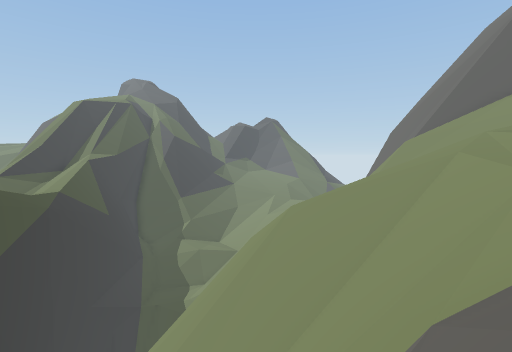
[1] (above)

14 first-person views from a walk through a scene from a Unity 3-D project. The camera is 1.4 m above the floor, tilts 4° down and sees 85° across. The floor is counted in squares, 1 m on a side. Each view is taken from the middle of a square. On the plan, view 1 faces up. The plan holds only what a view shows up to about 14 squares ahead; the rest is blank. The place goes on beyond the plan. Some animated figures are left out.

[2]
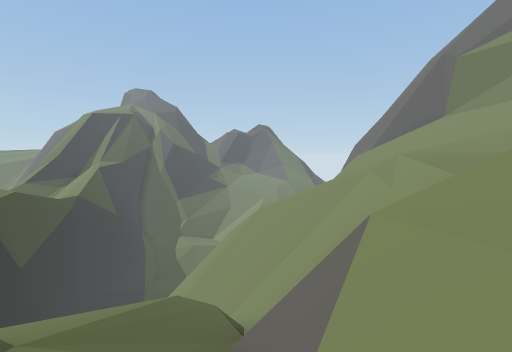

[3]
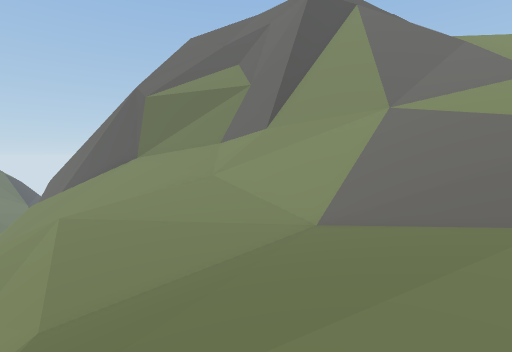

[4]
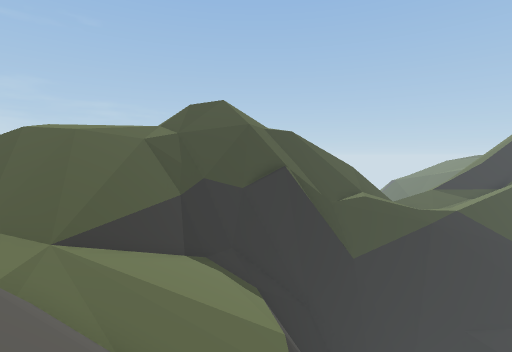

[5]
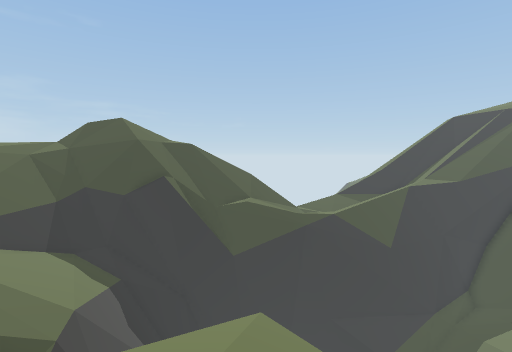

[6]
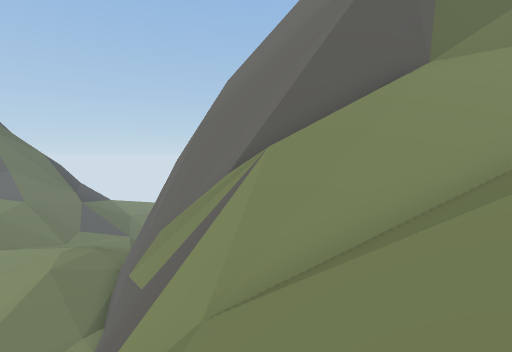

[7]
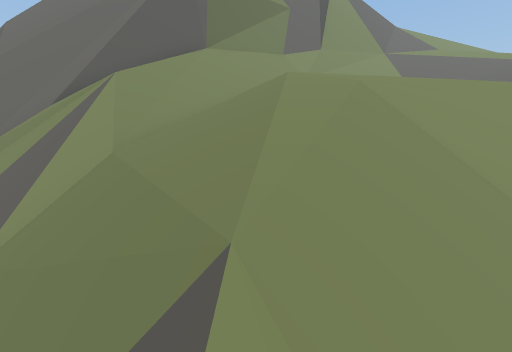

[8]
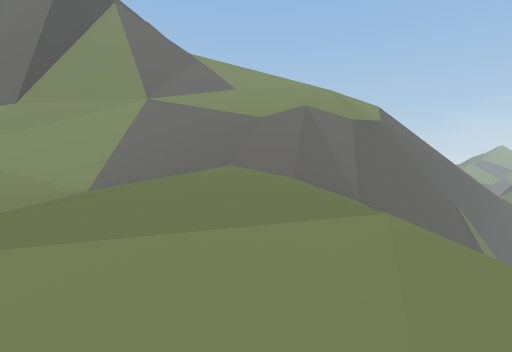

[9]
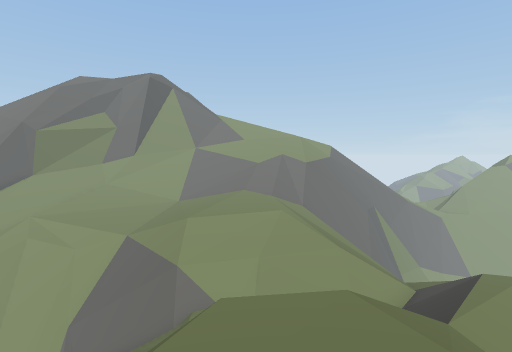

[10]
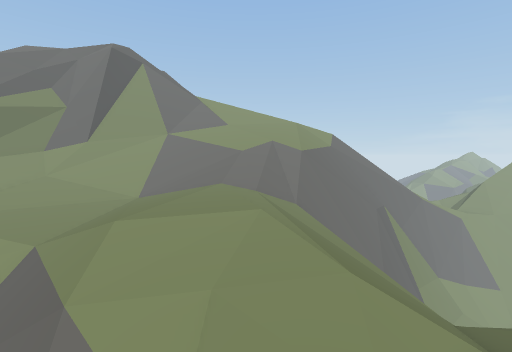

[11]
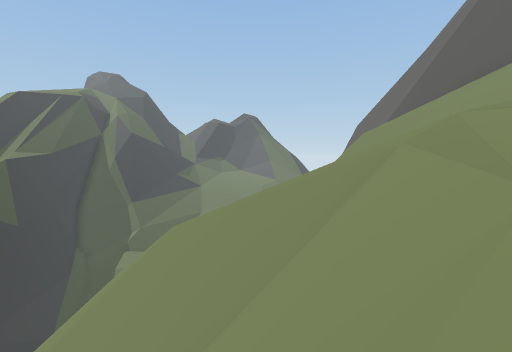

[12]
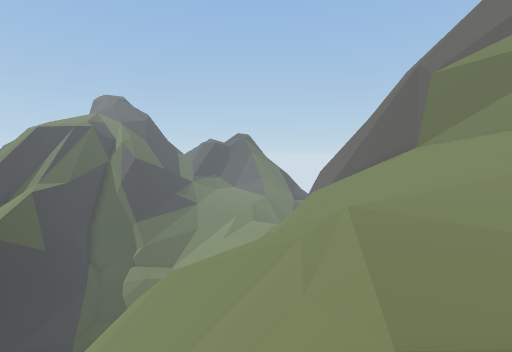

[13]
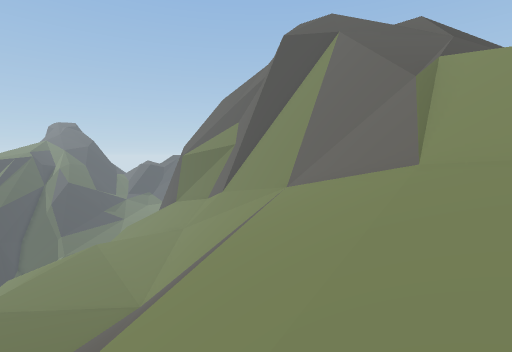

[14]
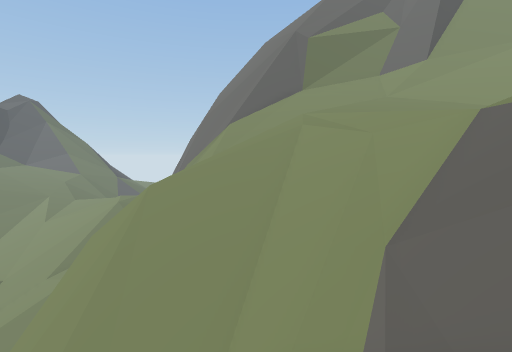

### Floor plan
Key: @ floor where view 1 was taken; # wall or solid block; x gap in a wall; . main floor; : floor 0.75 m higher than the main floor; - floor 0.75 m lower than the main floor; _ floor 1.75 m lower than the main floor; + floor 8 m higher than the main floor; / step, stairs or slope; = window, fence, low wall or low ledge; ^ raised ledge; v drop or lower ground.
Columns run from 8 left of view 1 to 22 right of it. Each row starts with its distance up from view 1.
 17 v            vv#  vv
 16 vv           vv#^ vvv
 15 vv           vv=^ vv
 14 vv          vvv/#^=v
 13 v            vv//##vv
 12 v          /v#///##=v
 11 v         v///////#^v
 10 v        v/////////#^v
  9 v      ////////////##=v
  8 v    v/////////////#^^vv
  7 vv   //////////_////=# vv
  6 ###   /////////__////^#vv/
  5 v####===///////___////##vv=
  4 vv###v##=/////____////=##v+//
  3 vv#=/////x=///_____////#^vv////
  2 vv#=//////v////////-////#=v////
  1 vv^##////==//////---////=^v///
  0 vvvv##//@=#//-------/////=v/
 -1 ///vv#==/////--....//////==/
 -2  :///////////-...../////////
 -3  /:../// /////..././///////
 -4    ..//  ///////--////////
 -5    ///   //////////== ////
 -6     ///  //////////##=////
 -7      ////////////  =#vv///
 -8       /////////v  =###vv//
 -9        //////=#      #vvv/
-10             /==        vvv
-11                        vvv
-12                         vv
-13                         vv
-14                          v

Where each view was taken, in squares from view 1:
view 1: 0 up, 0 right, facing up
view 2: 3 down, 1 right, facing up
view 3: 2 down, 5 right, facing up-right
view 4: 3 up, 5 right, facing left
view 5: 9 up, 7 right, facing left
view 6: 9 up, 3 right, facing up-right
view 7: 9 up, 0 right, facing right
view 8: 3 down, 3 right, facing right
view 9: 3 down, 7 left, facing right
view 10: 4 down, 3 left, facing right
view 11: 3 up, 3 right, facing up
view 12: 0 up, 4 right, facing up
view 13: 6 down, 15 right, facing up
view 14: 2 up, 2 left, facing up-right
